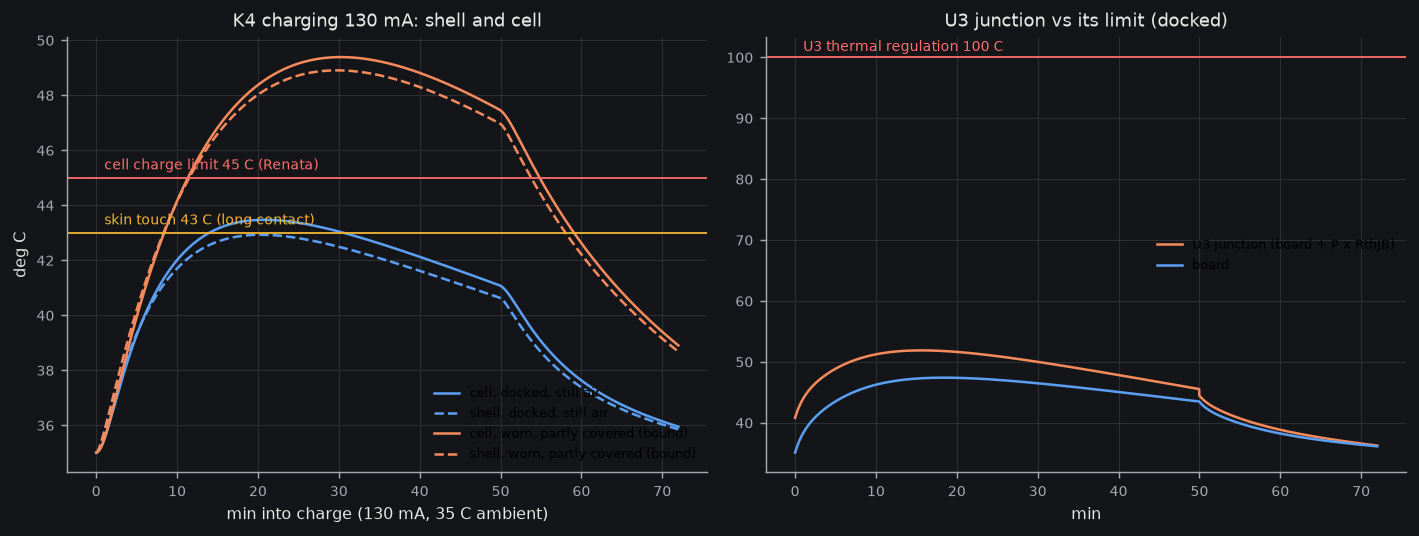

The Python source for this figure:
"""P-THERM lumped thermal proof, K4 pod (2026-10-08). Run: python3 docs/proof/thermal/thermal.py -> thermal.png + printed numbers.
Nodes: J (U3 die) - B (board) - S (shell skin) - A (35 C ambient); C (cell) coupled to B (1.4 mm gap) and S (tape + 0.6 floor)."""
import sys, numpy as np
sys.path.insert(0, "hw/mech"); sys.path.insert(0, "tools")
import dims_k4 as K, plotstyle as ps
ps.apply(); import matplotlib.pyplot as plt
TA = 35.0
L, H, T = K.L, K.H, K.T                       # mm, outer envelope
A_out = 2*(L*H + L*T + H*T)*1e-6              # m2, whole outer surface
A_cell = 31.0*12.7e-6
def R_air(d_mm, A): return (d_mm*1e-3/0.026/A)
# parameters (ASSUMED values flagged in README)
H_CONV = {"docked, still air": 10.0, "worn, partly covered (bound)": 5.0}   # W/m2K conv+rad
R_BS = 30.0                       # board -> lid/shell via VHB + 1.0 lid, K/W (assumed)
R_BC = 1/(1/R_air(1.4, 30e-3*12e-3) + 6*30e-3*12e-3)    # board->cell, air+radiation across 1.4 mm
R_CS = 0.6e-3/0.2/A_cell + R_air(0.1, A_cell)*0 + 0.1e-3/0.2/A_cell + 5.0   # cell -> floor: 0.6 resin + 0.1 tape + contact
TH_JB = 30.3                      # U3 RthJB, BQ25180 SLUSE99C 7.3
TH_JA_EVM, TH_JA_JEDEC = 65.0, 107.1
C_cell, C_pod = 3.5*1.0, 3.0      # J/K (3.5 g x ~1 J/gK; board+shell ~3 J/K)
def powers(vbat):
    vin = 5.0 - 0.30                              # D4 PMEG3005EL ~0.3 V at 0.13 A
    p_u3 = (vin - vbat)*0.130 + (vin - vbat)*0.005 # PBAT + PSYS (5 mA system, VSYS ~ VBAT)
    p_d4 = 0.30*0.135
    p_cell = 0.130**2*0.30                        # 0.3 ohm cell+PCM (assumed)
    return p_u3, p_d4, p_cell
def run(h):
    R_S = 1/(h*A_out)
    t = np.arange(0, 3600*1.2, 1.0); Tb = Ts = Tc = TA
    vbat = 3.3; out = []
    for ti in t:
        vbat = min(4.2, vbat + 0.9/(3000.0))      # CC: ~50 min for 3.3 -> 4.2 V
        cc = vbat < 4.2
        if cc: pu, pd, pc = powers(vbat)
        else:
            frac = max(0.0, 1 - (ti-3000)/1500); pu, pd, pc = powers(4.2)[0]*frac*0.5, 0.0, 0.0
        Pb = pu + pd
        dTb = (Pb - (Tb-Ts)/R_BS - (Tb-Tc)/R_BC)/C_pod
        dTc = (pc + (Tb-Tc)/R_BC - (Tc-Ts)/R_CS)/C_cell
        dTs = ((Tb-Ts)/R_BS + (Tc-Ts)/R_CS - (Ts-TA)/R_S)/C_pod
        Tb += dTb; Tc += dTc; Ts += dTs
        out.append((ti/60, Ts, Tb, Tc, Tb + pu*TH_JB, pu))
    return np.array(out)
res = {k: run(h) for k, h in H_CONV.items()}
for k, r in res.items():
    i = r[:, 3].argmax(); print(f"{k}: shell max {r[:,1].max():.1f}  board max {r[:,2].max():.1f}  cell max {r[:,3].max():.1f}  Tj(JB) max {r[:,4].max():.1f}  at t={r[i,0]:.0f} min; U3 P0 {r[0,5]:.3f} W")
print("Tj bounds at P0, board at 35+shell rise:", [round(TA + 0.2*th,1) for th in (TH_JA_EVM, TH_JA_JEDEC)])
print(f"A_out {A_out*1e4:.1f} cm2, R_BC {R_BC:.0f} K/W, R_CS {R_CS:.1f} K/W, R_S(h10) {1/(10*A_out):.1f} K/W")
# awake: VSYS 4.2 worst for LDO
I_awake = {"MCU": 5.8, "audio-in": 2.15, "bridge ctrl": 1.06, "transducer avg": 2.5}   # mA at 3.0 V rail
Itot = sum(I_awake.values()); P_awake = 3.0*Itot*1e-3 + (4.2-3.0)*Itot*1e-3
print(f"awake worst: {Itot:.1f} mA, {P_awake*1e3:.0f} mW total (LDO {1.2*Itot:.0f} mW); shell rise docked-air-like {P_awake/(10*A_out):.1f} K, bound {P_awake/(5*A_out):.1f} K; U4 rise {1.2*Itot*1e-3*166:.1f} K")
fig, ax = plt.subplots(1, 2, figsize=(11, 4.2))
for (k, r), c in zip(res.items(), ps.SERIES):
    ax[0].plot(r[:,0], r[:,3], color=c, label=f"cell, {k}")
    ax[0].plot(r[:,0], r[:,1], color=c, ls="--", label=f"shell, {k}")
ax[0].axhline(45, color=ps.SERIES[7], lw=1); ax[0].text(1, 45.3, "cell charge limit 45 C (Renata)", color=ps.SERIES[7], fontsize=8)
ax[0].axhline(43, color=ps.SERIES[3], lw=1); ax[0].text(1, 43.3, "skin touch 43 C (long contact)", color=ps.SERIES[3], fontsize=8)
ax[0].set_xlabel("min into charge (130 mA, 35 C ambient)"); ax[0].set_ylabel("deg C"); ax[0].set_title("K4 charging 130 mA: shell and cell"); ax[0].legend(fontsize=7, loc="lower right")
r = res["docked, still air"]
ax[1].plot(r[:,0], r[:,4], color=ps.SERIES[1], label="U3 junction (board + P x RthJB)")
ax[1].plot(r[:,0], r[:,2], color=ps.SERIES[0], label="board")
ax[1].axhline(100, color=ps.SERIES[7], lw=1); ax[1].text(1, 101, "U3 thermal regulation 100 C", color=ps.SERIES[7], fontsize=8)
ax[1].set_xlabel("min"); ax[1].set_title("U3 junction vs its limit (docked)"); ax[1].legend(fontsize=7)
fig.tight_layout(); fig.savefig("docs/proof/thermal/thermal.png", dpi=130)
